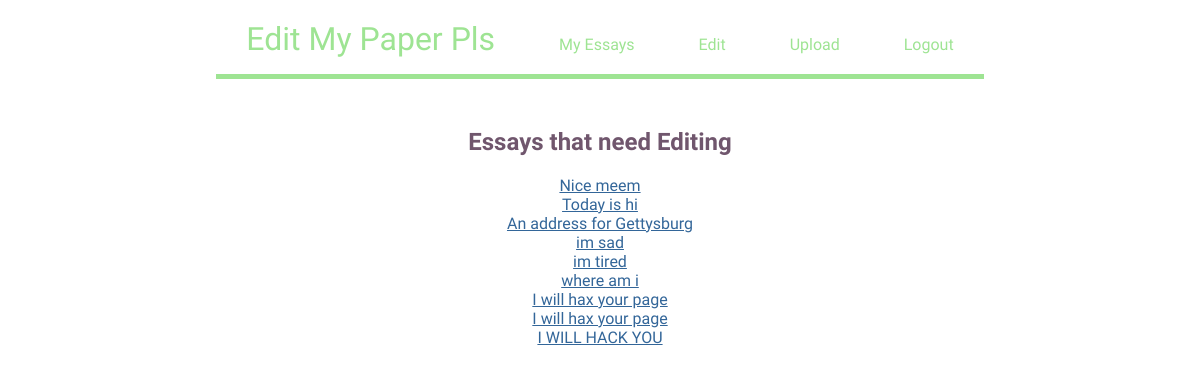
The page /edit on the database as committed earlier.
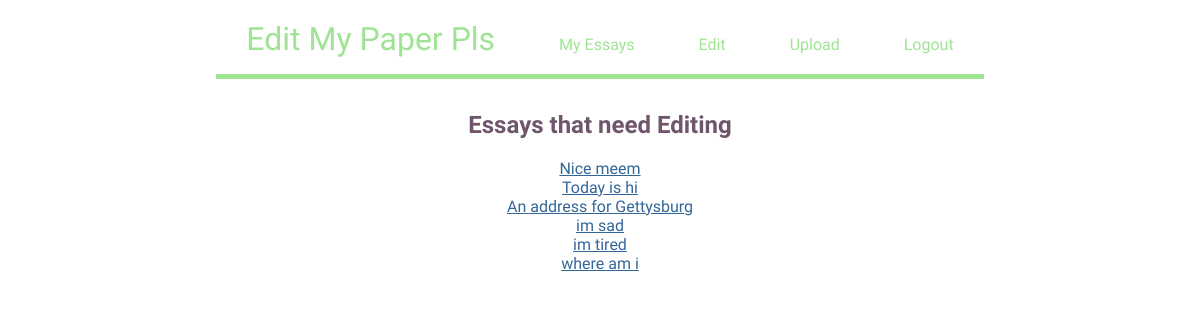
The same page on the database as committed later.
### tables this page shows
CREATE TABLE PAPERS(PAPER_ID INT PRIMARY KEY, AUTHOR_ID INT, TITLE TEXT, CONTENT TEXT);

### main.py (the view)
@app.route("/edit")
def edit():
    return render_template("edit.html", allessays = db.getEsssayList())

### utils/dbhelper.py (called while the page is built)
def getEsssayList():
    cur.execute("SELECT * FROM PAPERS")
    result = cur.fetchall()
    papers = [{"id" : paper[0], "title" : paper[2]} for paper in result]
    return papers

### templates/edit.html (shortened to what this page needs)
{% extends "layout.html" %}
{% block content %}
<h2>Essays that need Editing</h2>
            {% for essay in allessays %}
             <a href="/essay/{{essay['id']}}">{{essay['title']}}</a> <br />
            {% endfor %}
{% endblock %}

Rows that differ between the two databases and show on the page:
removed PAPERS: title "I will hax your page"
removed PAPERS: title "I will hax your page"
removed PAPERS: title "I WILL HACK YOU"
